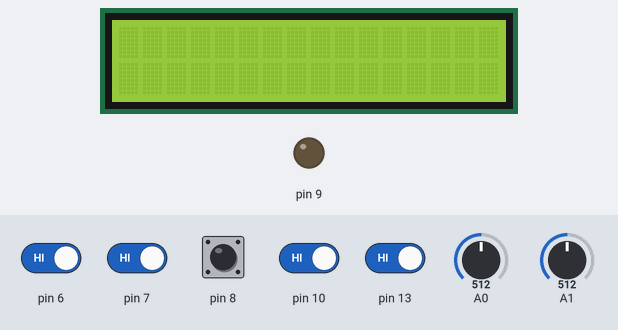
The sketch below on a simulated Arduino Uno, built with avr-gcc and run on an emulated ATmega328P. Shown: 16×2 character LCD, output pins drawn as LEDs (lit = HIGH). Inputs (shaded band) come from the test bench; at power-on: pin 6–8, pin 10, pin 13 HIGH, A0 = 512, A1 = 512. What the sketch prints to the serial monitor is not drawn.

Above: at 1.2 s.
1.3 s: pin 10 driven LOW
At 3.0 s:
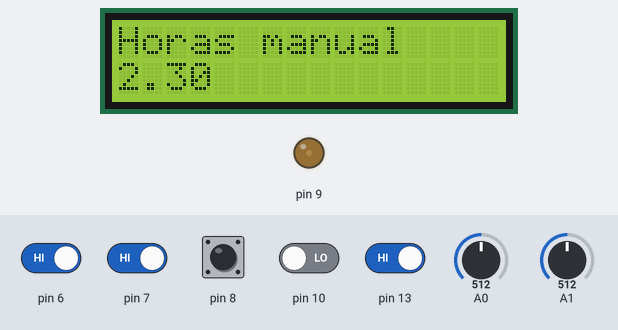
4.3 s: pin 6 driven LOW
At 6.0 s:
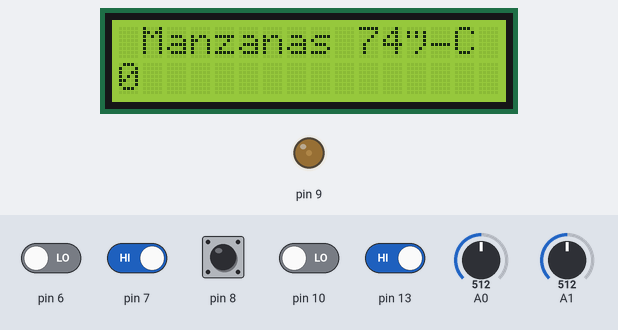
7.3 s: pin 7 driven LOW
At 10.1 s:
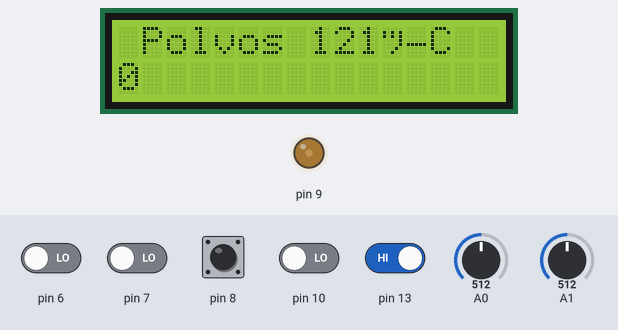
10.3 s: pin 13 driven LOW
At 11.5 s:
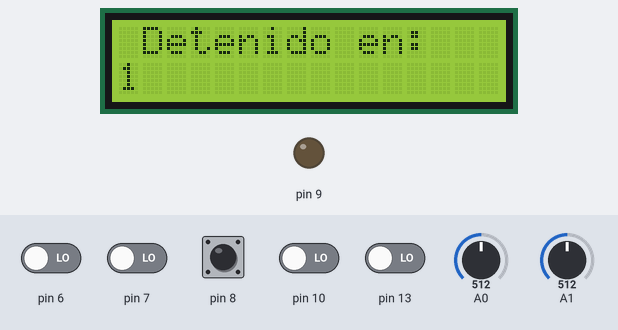
Timing chart, 0 to 13.3 s (numbered marks = the images above; inputs shaded):
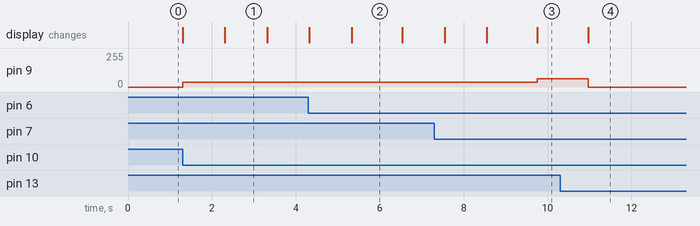

Measured:
- after the input at 1.3 s, pin 9: 0/255 → 37/255 at once; the display: first changes at once (image 1 shows a later state)
- after the input at 4.3 s, the display: first differs from a run without the input after 1.0 s (image 2)
- after the input at 7.3 s, pin 9: 37/255 → 61/255 after 2.5 s; the display: first differs from a run without the input after 2.5 s (image 3)
- after the input at 10.3 s, pin 9: 61/255 → 0/255 after 0.66 s; the display: changes after 0.66 s (image 4)
- what the display in image 1 shows lasts 1.0 s, from 2.3 s to 3.3 s
- what the display in image 2 shows lasts 1.2 s, from 5.3 s to 6.5 s

The sketch:

deshidratador_21.ino
```cpp
#include <LiquidCrystal.h>
LiquidCrystal lcd(12, 11, 5, 4, 3, 2);

int seconds = 0;

boolean manzanas = false, polvos = false, hiervas = false, inicio = false;

float CDT;
int temp;
int segundos;

int r,CDT_T;

int tiempoAnterior = 0; // Almacena el tiempo anterior
int intervalo = 1000;   // Intervalo de 1 segundo en milisegundos
int contadorSegundos = 0; // Contador de segundos

void setup()
{
  Serial.begin(9600);
  lcd.begin(16, 2); // Set up the number of columns and rows on the LCD.

  pinMode(6, INPUT);
  pinMode(7,INPUT);
  pinMode(8,INPUT);
  pinMode(10,INPUT);
  pinMode(13,INPUT);

  pinMode(9,OUTPUT);

  pinMode(A0, INPUT);
  pinMode(A1, INPUT);
}


void loop(){
  segundos = map(analogRead(A1),0,1023,0,18000);
  float horas = segundos / 3600; // 3600 segundos en una hora
  float minutos = 0.01*(segundos % 3600) / 60; // El residuo dividido por 60 segundos en un minuto

  temp = map(analogRead(A0),0,1023,29,120);

  //Inicio del inicio
  if(digitalRead(10) == LOW){
    inicio = true;
  }
  if(inicio == true){
    lcd.clear();
    lcd.print("Temp manual celsius");
  	lcd.setCursor(0, 1);
    lcd.print(temp);
    r=map(analogRead(A0),0,1023,0,255);
  	CDT_T=map(r,0,255,15,61.71);
    analogWrite(9, CDT_T);

    delay(1000);

    lcd.clear();
    lcd.print("Horas manual");
  	lcd.setCursor(0, 1);
    lcd.print(horas + minutos);
    int tiempoActual = millis(); // Obtiene el tiempo actual

    if (tiempoActual - tiempoAnterior >= intervalo) {
      // Si ha pasado 1 segundo o más
      contadorSegundos++; // Incrementa el contador de segundos
      tiempoAnterior = tiempoActual; // Actualiza el tiempo anterior

      // Puedes hacer algo cada segundo aquí
      Serial.print("Segundos transcurridos: ");
      Serial.println(contadorSegundos);
    }
    if(contadorSegundos==segundos){
      inicio = false;
    }
    delay(1000);

  }
  //
  //
  //
  //
  //Inicio modo manzanas
  if (digitalRead(6) == LOW){
    seconds = 0;
    CDT = 37.74;
    manzanas = true;
    inicio = false;
    polvos = false;
    hiervas = false;
    lcd.clear();
  }
  if (manzanas == true){
    lcd.clear();
    inicio = false;
    polvos = false;
    hiervas = false;
    CDT = 37.74;

    analogWrite(9, CDT); //740 milivolts
    lcd.setCursor(1, 0);
    lcd.print("Manzanas 74°C");

    lcd.setCursor(0,1);
    lcd.print(seconds);
    seconds += 1;
    if(seconds == 3600){
      manzanas = false;
    }
    delay(1200);
  }
  //Fin modo manzanas
  //
  //
  //
  //
  //Modo polvos
  if (digitalRead(7) == LOW){
    seconds = 0;
    CDT = 61.71;
    polvos = true;
    inicio = false;
    manzanas = false;
    hiervas = false;
    lcd.clear();
  }
  if (polvos == true){
    lcd.clear();
    inicio = false;
    manzanas = false;
    hiervas = false;
    CDT = 61.71;


    analogWrite(9, CDT); //1.21 volts
    lcd.setCursor(1, 0);
    lcd.print("Polvos 121°C");

    lcd.setCursor(0,1);
    lcd.print(seconds);
    delay(1200);
    seconds += 1;
    if(seconds == 1200){
      polvos = false;
    }
  }
  //Fin modo polvos
  //
  //
  //
  //
  //Inicio modo hiervas
  if(digitalRead(8) == LOW){
    seconds = 0;
    CDT = 20.4;
    inicio = false;
    polvos = false;
    manzanas = false;
    hiervas = true;
    lcd.clear();
  }
  if (hiervas == true){
    lcd.clear();
    manzanas = false;
    inicio = false;
    polvos = false;
    CDT = 20.4;

    analogWrite(9, CDT); //4 milivolts
    lcd.setCursor(1, 0);
    lcd.print("Hierbas 40°C");

    lcd.setCursor(0,1);
    lcd.print(seconds);
    delay(1200);
    seconds +=1;
    if(seconds == 14400){
      hiervas = false;
    }

  }
  //Fin modo hiervas
  //
  //
  //
  //
  //


  if(analogRead(A0) != 0){
    lcd.clear();

  }

  if(digitalRead(13) == LOW){
    lcd.clear();
    lcd.setCursor(1, 0);
    lcd.print("Detenido en:");
    lcd.setCursor(0,1);
    lcd.print(seconds);
    analogWrite(9, 0);
    delay(5000);
    inicio = false;
  }
}//Endung
```
